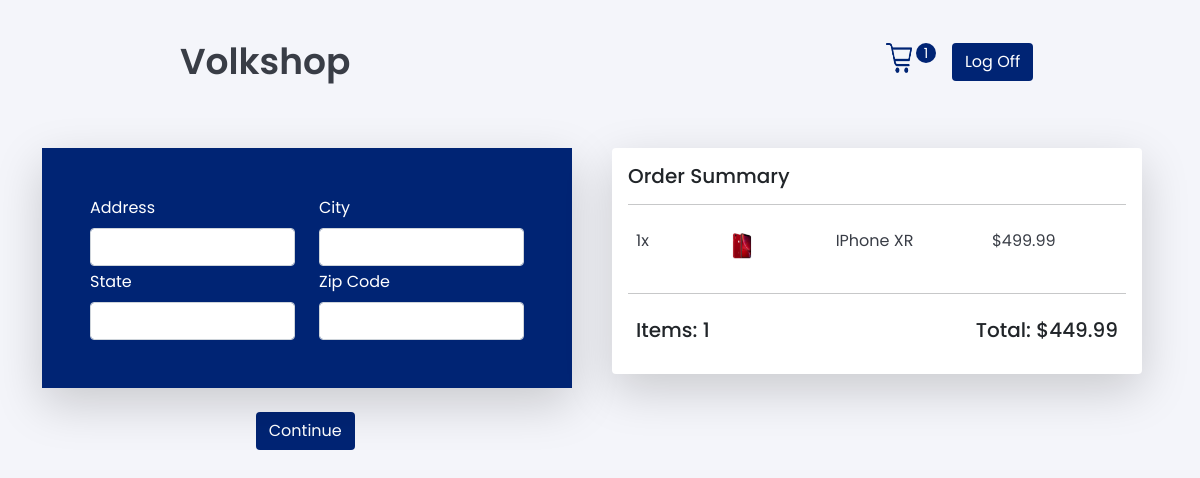
The app's page /checkout/ (signed in), older data.
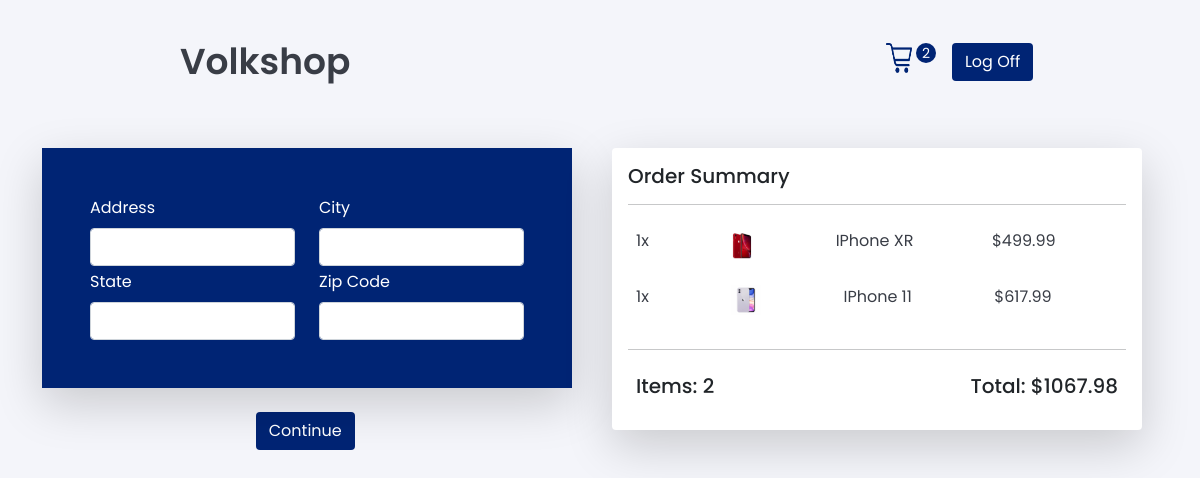
The same page, newer data.
### store/models.py (models this page shows, shortened)
class OrderItemModel(models.Model):
    product = models.ForeignKey(ProductModel,
                                on_delete=models.SET_NULL,
                                null=True,
                                blank=True)
    order = models.ForeignKey(OrderModel,
                              on_delete=models.SET_NULL,
                              blank=True,
                              null=True)
    quantity = models.IntegerField(default=0, blank=True, null=True)
    date_added = models.DateTimeField(auto_now_add=True)
    @property
    def get_total(self):
        if not self.product.is_sale:
            return self.product.price * self.quantity
        else:
            return self.product.sale_price * self.quantity

class ProductModel(models.Model):
    name = models.CharField(max_length=200)
    price = models.DecimalField(max_digits=8, decimal_places=2)
    description = models.CharField(max_length=400, null=True, blank=True)
    image = models.ImageField(null=True, blank=True)
    is_sale = models.BooleanField(default=False, null=True, blank=True)
    sale_price = models.DecimalField(max_digits=8,
                                     decimal_places=2,
                                     null=True,
                                     blank=True)
    @property
    def imageURL(self):
        try:
            url = self.image.url
        except:
            url = ""
        return url

class OrderModel(models.Model):
    customer = models.ForeignKey(CustomerModel,
                                 on_delete=models.SET_NULL,
                                 null=True,
                                 blank=True)
    date_ordered = models.DateTimeField(auto_now_add=True)
    complete = models.BooleanField(default=False)
    transaction_id = models.CharField(max_length=100, null=True)
    @property
    def get_order_total(self):
        orderitems = self.orderitemmodel_set.all()
        total = sum([orderitem.get_total for orderitem in orderitems])
        return total
    @property
    def get_order_quantity(self):
        orderitems = self.orderitemmodel_set.all()
        quantity = sum([orderitem.quantity for orderitem in orderitems])
        return quantity

### store/views.py (the view, shortened to what this page needs)
# urls.py: path('checkout/', views.checkout, name="checkout"),
def checkout(request):
    cart = get_cart(request)
    context = {
        'items': cart['items'],
        'order': cart['order'],
        'cart_items': cart['cart_items']
    }
    return render(request, 'store/checkout.html', context)

### account/models.py (called while the page is built)
    def __str__(self):
        return self.email

### store/utils.py (called while the page is built)
def get_cart(request):
    if request.user.is_authenticated:
        return user_cart(request)
    else:
        return cookie_cart(request)

def user_cart(request):
    customer = request.user.customermodel
    order, created = OrderModel.objects.get_or_create(customer=customer,
                                                      complete=False)
    items = order.orderitemmodel_set.all()
    cart_items = order.get_order_quantity
    return {
        'items': items,
        'order': order,
        'cart_items': cart_items,
        'cart': None
    }

### store/templates/store/checkout.html (shortened to what this page needs)
{%extends 'store/main.html'%}
{%load static%}
    {% block content%}
        <div class="row pt-4 justify-content-evenly h-100">
            <div class="col-xs-12 col-md-6">
            <form method="post">
                <div class="row justify-content-center h-100">
                    <div class="col-sm-12">
                        <div class="card shadow-lg ">
                            <div class="card-body blue p-5">
                                <div class="row">
                                        <div class="col">
                                            <label class="mb-2" for="address">Address</label>
                                            <input id="address" type="text" class="form-control" name="address" value="" required autofocus>
                                        </div>
                                        <div class="col">
                                            <label class="mb-2" for="city">City</label>
                                            <input id="city" type="text" class="form-control" name="city" value="" required autofocus>
                                        </div>
                                </div>
                                <div class="row pt-1">
                                        <div class="col">
                                            <label class="mb-2" for="address">State</label>
                                            <input id="state" type="text" class="form-control" name="state" value="" required autofocus>
                                        </div>
                                        <div class="col">
                                            <label class="mb-2" for="name">Zip Code</label>
                                            <input id="zipcode" type="text" class="form-control" name="zipcode" value="" required autofocus>
                                        </div>
                                </div>
                            </div>
                        </div>
                    </div>
                    <div class="col-sm-3 pt-4">
                        <input id="form-button" class="btn blue-btn" type="submit" value="Continue">
                    </div>
                </div>
            </form>
            </div>
            <div class="col-xs-12 col-md-6">
                <div class="card shadow-lg">
                    <div class="card-body">
                        <h5>Order Summary</h5>
                        <hr>
                        {%for item in items%}
                        <div class="d-flex justify-content-between">
                            <div class="p-2 flex-fill">
                                <span>{{item.quantity}}x</span>
                            </div>
                            <div class="p-2 flex-fill"><img src="{{item.product.imageURL}}" class="xs-image"></div>
                            <div class="p-2 flex-fill"><p>{{item.product.name}}</p></div>
                            {%if item.product.is_sale %}
                                <div class="p-2 flex-fill"><p>${{item.product.price}}</p></div>
                            {%else%}
                                <div class="p-2 flex-fill"><p>${{item.product.price}}</p></div>
                            {%endif%}
                        </div>
                        {%endfor%}
                        <hr>
                        <div class="d-flex justify-content-between">
                            <h5 class="p-2">Items: {{order.get_order_quantity}}</h5>
                            <h5 class="p-2">Total: ${{order.get_order_total}}</h5>
                        </div>
                    </div>
                </div>
            </div>
        </div>
    {%endblock content %}

Row changes from the older to the newer data that the page shows:
added OrderItemModel: quantity "1", product.imageURL (picture), product.name "IPhone 11", product.price "617.99"
computed for OrderModel: get_order_quantity "1" → "2"; get_order_total "449.99" → "1067.98"
Text that changed along with them:
{{ cart_items }}: "1" → "2"
